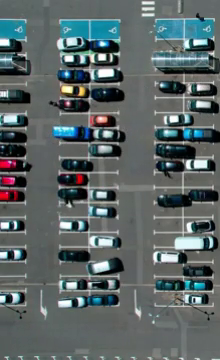
#> input picture frame 22 of parkvideo.mp4, 220 x 360 px, given in place of video2.mp4, which was not available
$ python aracsayma4.py
#> lines starting #> are read from the running program, lines starting #| are printed output that depends on the picture; after the words box and inside, x2 and y2 are one past the last pixel; in counts of white or black regions, pixels touching at a corner belong together; pictures that were not available may be replaced by others from this repository, and a replacement may not be noted
import cv2
import numpy as np

vid=cv2.VideoCapture("video2.mp4")
backsub=cv2.createBackgroundSubtractorMOG2()
c=0
# Yeni boyutlar
new_width = 640
new_height = 480

while True:
    ret , frame=vid.read()
#> frame is the input picture: shape (360, 220, 3); mean B, G, R 101.9, 101.3, 91
    if ret ==1:
        fgmask=backsub.apply(frame)
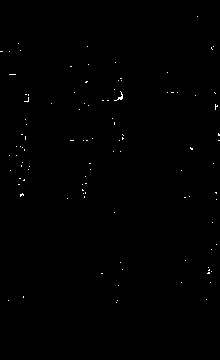
#> fgmask: shape (360, 220); values 127 (black) and 255 (white), 0.28% white in thin lines or dots, all inside (x1, y1, x2, y2) = (0, 16, 220, 303)

    fgmask = cv2.resize(fgmask, (new_width, new_height))
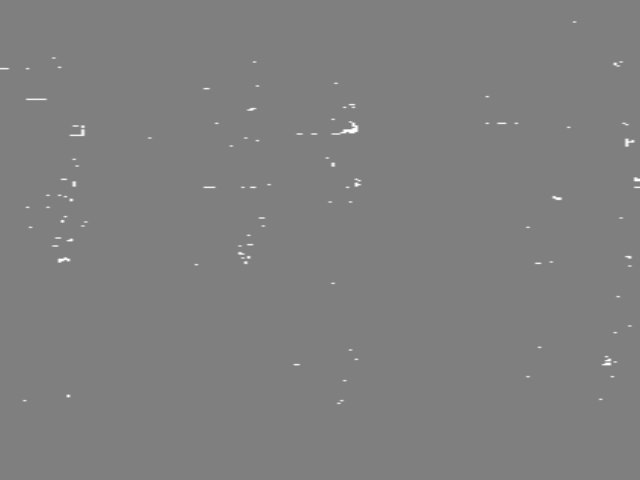
#> fgmask: shape (480, 640); min 127, max 255, mean 127.4
    frame = cv2.resize(frame, (new_width, new_height))
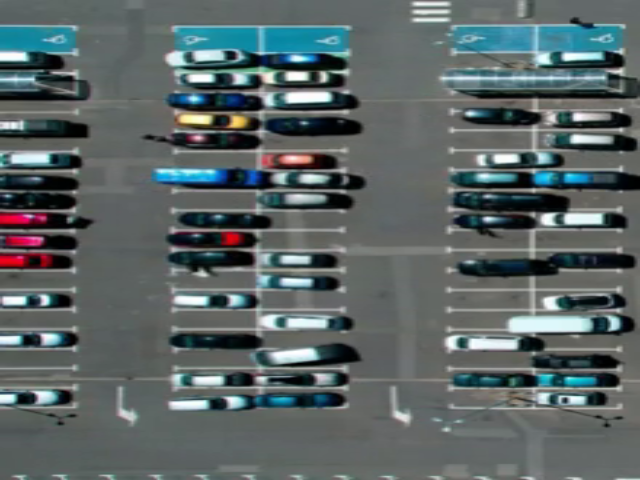
#> frame: shape (480, 640, 3); mean B, G, R 101.8, 101.2, 90.9

    cv2.line(frame,(0,350),(640,350),(0,255,0),3)
    cv2.line(frame,(0,300),(640,300),(0,0,255),3)
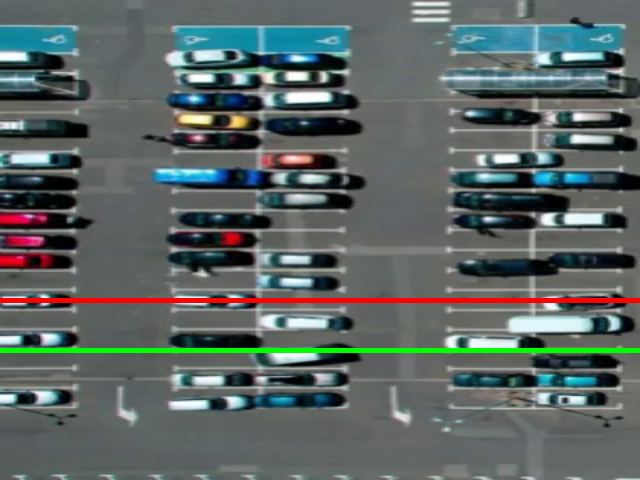
#> frame: shape (480, 640, 3); mean B, G, R 99.5, 101.6, 91.4


    contours,hiers=cv2.findContours(fgmask,cv2.RETR_TREE,cv2.CHAIN_APPROX_SIMPLE)
#> contours = [[[0, 0], [0, 479], [639, 479], [639, 0]]]
    try: hiers=hiers[0]
    except: hiers=[]

    for contour, hier in zip(contours,hiers):
        (x,y,w,h)=cv2.boundingRect(contour)
        if w>100 and h>100:
            cv2.rectangle(frame,(x,y),(x+w,y+h),(255,0,0),3)

        if y>300 and y<350:

            c=c+1
#> this loop made 1 pass
#> (contour, hier, x, y, w, h) on pass 1: ([[0, 0], [0, 479], [639, 479], [639, 0]], [-1, -1, -1, -1], 0, 0, 640, 480)
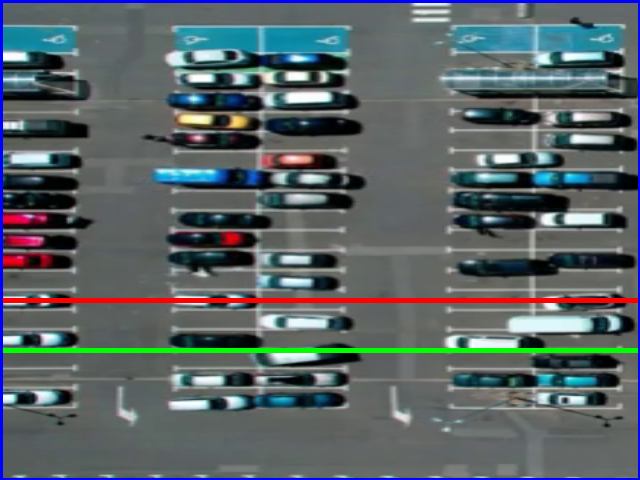
#> frame: shape (480, 640, 3); 1.81% of pixels changed, all inside (x1, y1, x2, y2) = (0, 0, 640, 480)
#> after the loop, c = 0

    font=cv2.FONT_HERSHEY_SIMPLEX
#> font = 0
    cv2.putText(frame,"car="+str(c),(90,100),font,2,(255,255,0),2,cv2.LINE_AA)
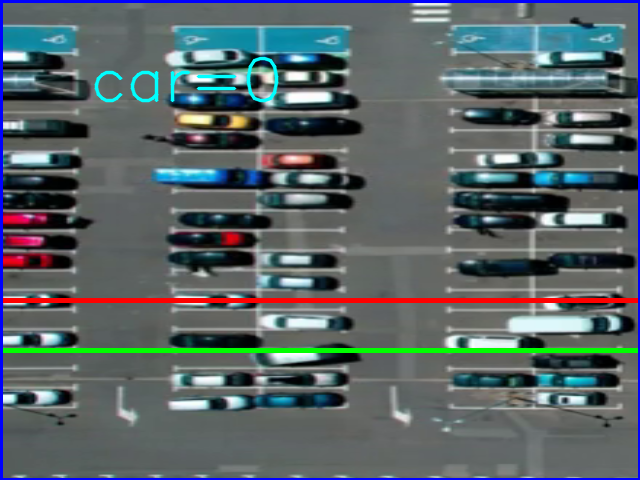
#> frame: shape (480, 640, 3); 0.64% of pixels changed, all inside (x1, y1, x2, y2) = (94, 56, 279, 103)


    cv2.imshow("vaid",frame)
    cv2.imshow("vid",fgmask)

    if cv2.waitKey(10) & 0xFF==ord("q"):
#> (key q is pressed here)
        break

vid.release()
cv2.destroyAllWindows


## kod eksık tam calısmıyor!!

$ run again, starting later in the video
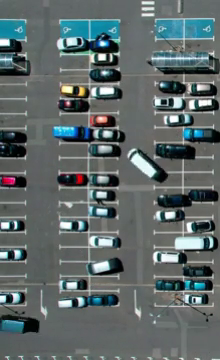
#> input picture frame 180 of parkvideo.mp4, 220 x 360 px, given in place of video2.mp4, which was not available
#> frame is the input picture: shape (360, 220, 3); mean B, G, R 104.9, 104.6, 94.1
#> `fgmask=backsub.apply(frame)`:
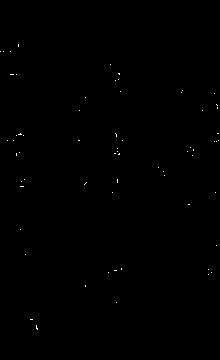
#> fgmask: shape (360, 220); values 127 (black) and 255 (white), 0.14% white in thin lines or dots, all inside (x1, y1, x2, y2) = (0, 44, 219, 330)
#> contours = [[[0, 0], [0, 479], [639, 479], [639, 0]]]
#> the loop `for contour, hier in zip(contours,hiers):` made 1 pass
#> (contour, hier, x, y, w, h) on pass 1: ([[0, 0], [0, 479], [639, 479], [639, 0]], [-1, -1, -1, -1], 0, 0, 640, 480)
#> after the loop `for contour, hier in zip(contours,hiers):`: c = 0
#> `cv2.putText(frame,"car="+str(c),(90,100),font,2,(255,255,0),2,cv2.LINE..`:
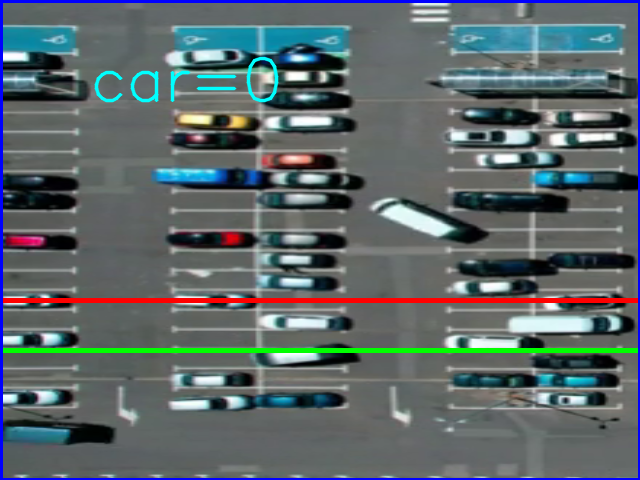
#> frame: shape (480, 640, 3); mean B, G, R 105.9, 103.6, 92.3
